Frame 1 (no input): blank canvas, image omitted
Frame 60 (no input): blank canvas, image omitted
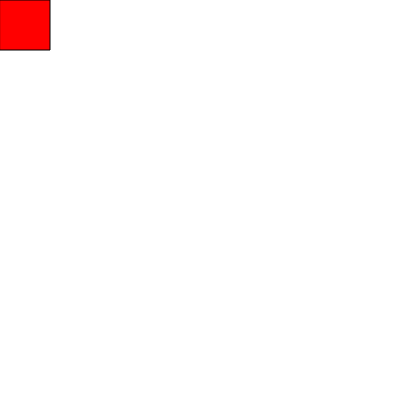
Frame 120 (the mouse pressed at the canvas centre since frame 60)

The p5.js sketch whose frames 1 and 60 were blank and that drew this single picture after the mouse press (run headless with seeded random() and noise() and a simulated clock; from frame 60 on, the mouse is pressed at the canvas centre):

// p5.js sketch
// ── sketch.js
let DRAW_COLOR = 'red';
let BACKGROUND_COLOR = 'white';
let CURRENT_COLOR = BACKGROUND_COLOR;

function setup() {
  createCanvas(400, 400);
  background(BACKGROUND_COLOR);
}

function draw() {

}

function mousePressed(event) {
  if (CURRENT_COLOR === BACKGROUND_COLOR) {
    CURRENT_COLOR = DRAW_COLOR;
  }
  else {
    CURRENT_COLOR = BACKGROUND_COLOR;
  }
  fill(CURRENT_COLOR);
  rect(0, 0, 50, 50);
  console.log('mousePressed', event)
}

// ── style.css
html,
body {
  margin: 0;
  padding: 0;
}

#canvasContainer {
  display: flex;
  justify-content: center;
  align-items: center;
  height: 100vh;
  /* Adjust as needed */
}

canvas {
  display: block;
}
